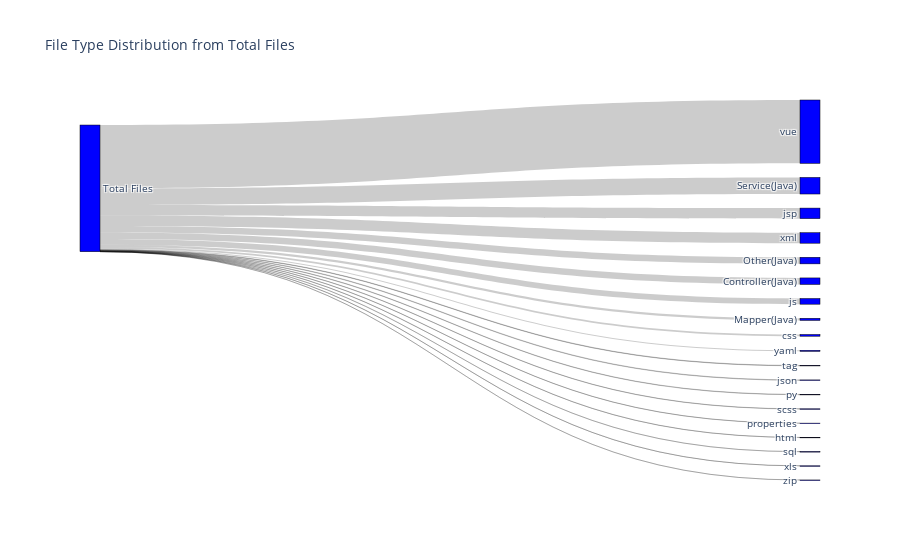

The notebook cell this image was saved under:
### Code cell
import pandas as pd
import plotly.graph_objects as go


repetitive_modification_combined=pd.read_excel('processed_combined_repetitive_modification.xlsx')
repetitive_modification_combined = repetitive_modification_combined.dropna()

total_files = len(repetitive_modification_combined)

type_counts = repetitive_modification_combined['type'].value_counts()

labels = ['Total Files'] + type_counts.index.tolist()
values = [total_files] + type_counts.tolist()
source = [0] * len(type_counts)
target = list(range(1, len(type_counts) + 1))

fig = go.Figure(data=[go.Sankey(
    node=dict(
        pad=15,
        thickness=20,
        line=dict(color="black", width=0.5),
        label=labels,
        color="blue"
    ),
    link=dict(
        source=source,
        target=target,
        value=values
    )
)])

fig.update_layout(title_text="File Type Distribution from Total Files", font_size=10)
fig.show()

### Figure 1 — Plotly figure (JSON) as saved in the notebook; plotly's stock layout.template omitted (floating-point values rounded to 4 significant figures)
{"data": [{"link": {"source": [0, 0, 0, 0, 0, 0, 0, 0, 0, 0, 0, 0, 0, 0, 0, 0, 0, 0, 0], "target": [1, 2, 3, 4, 5, 6, 7, 8, 9, 10, 11, 12, 13, 14, 15, 16, 17, 18, 19], "value": [1539, 403, 256, 255, 160, 158, 138, 52, 42, 26, 10, 10, 8, 6, 4, 4, 3, 2, 1, 1]}, "node": {"color": "blue", "label": ["Total Files", "vue", "Service(Java)", "jsp", "xml", "Other(Java)", "Controller(Java)", "js", "Mapper(Java)", "css", "yaml", "tag", "json", "py", "scss", "properties", "html", "sql", "xls", "zip"], "line": {"color": "black", "width": 0.5}, "pad": 15, "thickness": 20}, "type": "sankey"}], "layout": {"font": {"size": 10}, "title": {"text": "File Type Distribution from Total Files"}}}
